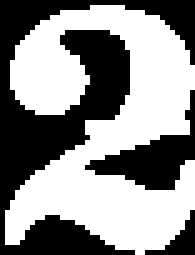
#> input picture Training/training_sets/set1/2_0.bmp, 39 x 51 px (shown 5 times larger)
$ python main.py Training/training_sets/set1 out
#> lines starting #> are read from the running program, lines starting #| are printed output that depends on the picture; after the words box and inside, x2 and y2 are one past the last pixel; in counts of white or black regions, pixels touching at a corner belong together
### Utility.py
from commonfunctions import *
from Segment import *
from Features import *

#Functions collections
'''
1- General functions
2- Preproccessing functions
3- Line thickness, space and removal functions
4- Segmentation functions
5- NoteHeads Functions
6- Classif.
7- Calling functions(Req For main)
'''
#****************************************************General Functions*********************************************************

def addToFreqArr(uniqueArrays,frqArr,val1,val2):
    found=False
    index=-1
    y=0
    for (u1,u2) in uniqueArrays:
        if(val1==u1 and val2==u2):
            found=True
            index=y
            break
        y=y+1
    if(found==False):
        arr1=[val1,val2]
        uniqueArrays.append(arr1)
        frqArr.append(1)
    else:
        frqArr[index]=frqArr[index]+1
    return uniqueArrays,frqArr


#*****************************************************************************************************************************#
#****************************************************Preproccessing Functions*************************************************
def getRotationAngle(image):
    edges =canny(image, sigma=1)
    hough_lines = probabilistic_hough_line(edges)
    slopes=[]
    for line in hough_lines:
        p1,p2=line
        if(p2[0]!=p1[0]):
            slopes.append((p2[1] -p1[1])/(p2[0] - p1[0]))

    deg_angles = np.degrees(np.arctan(slopes))

    histo = histogram(deg_angles, nbins=180)

    rotationAngle = histo[1][np.argmax(histo[0])]
    if(int(rotationAngle)==0):
        return 0
    if(int(rotationAngle)<0):
        rotationAngle=rotationAngle+180.0
    return rotationAngle

# [31 lines left out: function crop, not called in this run]


def preproccessing(image):
    angle = getRotationAngle(image)
    rotatedImage = rotate(image, angle,cval=0.7,resize=True)
    imageCopy=np.copy(rotatedImage)
    thresh = threshold_sauvola(imageCopy, window_size=125)
    binary = np.where(imageCopy <= thresh , 1,0)
    if(angle!=0):
        binary = binary_dilation(binary, np.ones((2,8)))
        scanned = False
    else:
        scanned = True
    return binary,scanned,rotatedImage
#*****************************************************************************************************************************#
#****************************************************Line Functions***********************************************************

#take only top 5 lines
rleSize=11
maxNumberOfChanges=5

def calcRLE(image,colNumber):
    numberOfChanges=0
    rle=np.zeros(rleSize)
    rleIndex=0
    #calc RLE of col
    for y in range(1,image.shape[0]-1):
        if(image[y][colNumber]==1):
            if(image[y-1][colNumber]==0):
                numberOfChanges = numberOfChanges + 1
                rleIndex = rleIndex + 1
            rle[rleIndex]= rle[rleIndex]+1
        else:
            if(numberOfChanges==maxNumberOfChanges):
                rle[rleSize-1]=rle[0]
                break

            if(image[y-1][colNumber]==1 and image[y+1][colNumber]==0):
                rleIndex = rleIndex + 1

            rle[rleIndex]= rle[rleIndex]+1

        if(y==image.shape[0]-1):
            rle[rleSize-1]=rle[0]
    return rle

def formAndGetMostRepetedPair(arrs):
    #Get most repeated pair
    uniqueArrays=[]
    frqArr=[]
    lineThickness=0
    lineSpace=0
    for (val1,val2) in arrs:
        addToFreqArr(uniqueArrays,frqArr,val1,val2)

    maxIndex = np.where(frqArr == np.amax(frqArr))[0][0]
    return uniqueArrays,maxIndex

def getLineThicknessSpacing_Col(image,colNumber):

    rle=calcRLE(image,colNumber)

    #Sum each two consecutive numbers
    sumConsecutive=np.zeros(rleSize-1)
    for x in range(0,sumConsecutive.shape[0]-1):
        sumConsecutive[x]=rle[x]+rle[x+1]

    #calc Histogram of sum
    freqArr=collections.Counter(sumConsecutive)

    thicknessPlusSpace=-99999
    maxValue=-9999
    #Find max sum
    for (key, value) in freqArr.items():
        if(value>maxValue):
            thicknessPlusSpace=key
            maxValue=value

    #Make pairs that thier sum is equal to max sum
    arrs=[]
    for x in range(0,rle.shape[0]-1):
        if(rle[x]+rle[x+1]==thicknessPlusSpace):
            arr1=[rle[x],rle[x+1]]
            arrs.append(arr1)

    uniqueArrays,maxIndex = formAndGetMostRepetedPair(arrs)


    # Line Thickness is always < Line space
    if(uniqueArrays[maxIndex][0]>uniqueArrays[maxIndex][1]):
        lineThickness=uniqueArrays[maxIndex][1]
        lineSpace=uniqueArrays[maxIndex][0]
    else:
        lineThickness=uniqueArrays[maxIndex][0]
        lineSpace=uniqueArrays[maxIndex][1]

    return lineThickness,lineSpace

def getLineThicknessSpacing_FullImage(image):
    #Calc Line Thickness and Space
    frqArr=[]
    uniqueArrays=[]
    for x in range(0,image.shape[1]):
        (lineThickness,lineSpace) = getLineThicknessSpacing_Col(image,x)
        if(lineThickness !=0 and lineSpace != 0):
            addToFreqArr(uniqueArrays,frqArr,lineThickness,lineSpace)

    maxIndex = np.where(frqArr == np.amax(frqArr))[0][0]
    lineThickness=uniqueArrays[maxIndex][0].astype(int)
    lineSpace=uniqueArrays[maxIndex][1].astype(int)
    return lineThickness,lineSpace


def groupLines(linesList, lineThickness, lineSpace):
    if(len(linesList)==0): return []
    linesList.sort()
    groups = list()
    tmp = list()
    tmp.append(linesList[0])
    i = 1
    while(i < len(linesList)):
        while(i < len(linesList) and linesList[i] - linesList[i-1] <= 1.5*(lineThickness+lineSpace)):
            tmp.append(linesList[i])
            i = i + 1
        groups.append(tmp)
        if(i >= len(linesList)): break
        tmp = list()
        tmp.append(linesList[i])
        i = i + 1
    return groups

def formLineGroups(image, lineThickness, lineSpace):
    tested_angles = np.linspace( -np.pi , np.pi , 360)
    h, theta, d = hough_line(image)

    #list of lines to be used when classifying
    linesList = list()

    origin = np.array((0, image.shape[1]))

    for _, angle, dist in zip(*hough_line_peaks(h, theta, d,min_distance=lineSpace)):
        y0, y1 = (dist - origin * np.cos(angle)) / np.sin(angle)
        if(abs(y0.astype(int)-y1.astype(int))<=50):
            linesList.append(((y0+y1)//2).astype(int))

    groups = groupLines(linesList, lineThickness, lineSpace)
    return groups
def checkAndFixLineGroups(lineGroups):
    uniqueArrays=[]
    frqArr=[]
    for i in range(len(lineGroups)):
        addToFreqArrOneVal(uniqueArrays,frqArr,len(lineGroups[i]))


    maxIndex = np.where(frqArr == np.amax(frqArr))[0]

    numberOfGroups=uniqueArrays[maxIndex[0]]
    groupArr=[]
    for i in range (0,len(lineGroups)):
        if(len(lineGroups[i]) != numberOfGroups):
            if(i==0 or i==1):
                for z in range(0,len(lineGroups)):
                    if(len(lineGroups[z])==numberOfGroups):
                        groupArr=lineGroups[z]
                        break
            elif(i==2):
                for z in range(1,len(lineGroups)+1):
                    if(len(lineGroups[z%4])==numberOfGroups):
                        groupArr=lineGroups[z%4]
                        break
            elif(i==3):
                for z in range (len(lineGroups)-2,-1,-1):
                    if(len(lineGroups[z]) ==numberOfGroups):
                        groupArr=lineGroups[z]
                        break

            if(len(groupArr)!=0):
                lineGroups[i]=[]
                lineGroups[i]=groupArr
                groupArr=[]

    for i in range (0,len(lineGroups)):
        for j in range (0,len(lineGroups[i])):
            if(len(lineGroups[i][j]) !=5):
                fixGroup(lineGroups,i,j)

def fixGroup(lineGroups,i,j):
    nextArr=[]
    if(i==3):
        for z in range (len(lineGroups)-2,-1,-1):
            if(len(lineGroups[z][j]) ==5):
                if(len(nextArr)==0): #first group
                    nextArr=lineGroups[z][j]
                    break
    elif(i==2):
        if(len(lineGroups[3][j]) ==5):
            if(len(nextArr)==0):
                nextArr=lineGroups[3][j]
        else:
            for z in range (1,-1):
                if(len(lineGroups[z][j]) ==5):
                    if(len(nextArr)==0):
                        nextArr=lineGroups[z][j]
                        break
    else:
        for z in range (0,len(lineGroups)):
            if(len(lineGroups[z][j]) ==5):
                if(len(nextArr)==0): #first group
                    nextArr=lineGroups[z][j]

    lineGroups[i][j]=nextArr[:]

def detectAndRemoveHorizontalLines(image,lineThickness, lineSpace):
    tested_angles = np.linspace( -np.pi , np.pi , 360)
    h, theta, d = hough_line(image)

    origin = np.array((0, image.shape[1]))

    for _, angle, dist in zip(*hough_line_peaks(h, theta, d,min_distance=lineSpace)):
        y0, y1 = (dist - origin * np.cos(angle)) / np.sin(angle)
        if(abs(y0.astype(int)-y1.astype(int))<=50):
            for x in range(0,image.shape[1]):
                #remove lines if not part of a symbol
                if(image[y0.astype(int)-(lineThickness+1)][x]!=1 and image[y0.astype(int)+(lineThickness+1)][x]!=1):
                    image[y0.astype(int)-(lineThickness)-0:y0.astype(int)+(lineThickness)+0,x] = 0

    return image
#*****************************************************************************************************************************#
#****************************************************Segmentation Functions***************************************************
circlesMergeThreshold = 5
noteheadsRatioThreshold = 1.8
numberOfVotesToDelete = 2

selement = [[0, 0, 1, 1, 1, 0, 0],
            [0, 1, 0, 0, 0, 1, 0],
            [1, 0, 0, 0, 0, 0, 1],
            [1, 0, 0, 0, 0, 0, 1],
            [1, 0, 0, 0, 0, 0, 1],
            [0, 1, 0, 0, 0, 1, 0],
            [0, 0, 1, 1, 1, 0, 0]]
selement2=[[1,1,1],
           [1,1,1],
           [1,1,1]]

# [285 lines left out: functions FillPolygon, SegmentImage, SaveSegments, SegmentBeaming, MergeHalfCircles, connectCircles and 10 more, not called in this run]

def addToFreqArrOneVal(uniqueArrays,frqArr,val1):
    found=False
    index=-1
    y=0
    for (u1) in uniqueArrays:
        if(val1==u1):
            found=True
            index=y
            break
        y=y+1
    if(found==False):
        uniqueArrays.append(val1)
        frqArr.append(1)
    else:
        frqArr[index]=frqArr[index]+1
    return uniqueArrays,frqArr

# [158 lines left out: functions getNumberOfLinesForSegment, getNumberOfLines_Col, GetBeamLines, GetBeamLinesFlag, NoteHeadValid, GetCoordinates and 3 more, not called in this run]

#*****************************************************************************************************************************#
#****************************************************Classif Functions***************************************************
path_to_dataset = [r'./segments/classify/new/']
outputPathFeatures ='./features.txt'
outputPathLabels= './labels.txt'
target_img_size = (32, 32) # fix image size because classification algorithms THAT WE WILL USE HERE expect that
# [23 lines left out: functions get_OCR_V, get_OCR_H, not called in this run]

def get_ratio(image):
    return image.shape[0]/lineSpace

# [9 lines left out: function extract_segments_ones, not called in this run]

def readFeatures():
    df=pd.read_csv('featuresAndLabels.csv',index_col=0)
    features=df.iloc[:,:-1].values
    labels=df.iloc[:,-1].values
    return features,labels

# [162 lines left out: functions train_KNN, getShape, getQuad, sortAllNotes, checkMetersSequence, not called in this run]

########################################################################################################
#Processess calling
def imagePreproccessing(image_original):
    if(image_original.all()<=1):
        temp=np.copy(image_original*255)
    else:
        temp=np.copy(image_original)
    scanned=True
    ones=np.sum(temp[:,:] >= 200)
    zeros=np.sum(temp[:,:] <= 20)
    if(ones+zeros<image_original.shape[0]*image_original.shape[1]*0.9):
        scanned = False
        #Resize
        r1 = image_original.shape[0] / 1700
        r2 = image_original.shape[1] / 1700
        r=max(r1,r2)
        if(r > 1):
            image = resize(image_original, (image_original.shape[0]//r, image_original.shape[1]//r))

    image = np.copy(image_original)
    image,_,rotatedImage= preproccessing(image)
    #image,newScanned = crop(image,rotatedImage)
    return image,scanned,rotatedImage

def imageLineGroups(image,lineThickness, lineSpace):
    #Get Lines Groups
    imageCopy=np.copy(image)
    firstHalf=imageCopy[:,0:imageCopy.shape[1]//2]
    secondHalf=imageCopy[:,imageCopy.shape[1]//2:image.shape[1]]
    lineGroups1 = formLineGroups(firstHalf[:,0:firstHalf.shape[1]//2],lineThickness, lineSpace)
    lineGroups2 = formLineGroups(firstHalf[:,firstHalf.shape[1]//2:firstHalf.shape[1]],lineThickness, lineSpace)
    lineGroups3 = formLineGroups(secondHalf[:,0:secondHalf.shape[1]//2],lineThickness, lineSpace)
    lineGroups4 = formLineGroups(secondHalf[:,secondHalf.shape[1]//2:secondHalf.shape[1]],lineThickness, lineSpace)
    lineGroups=[lineGroups1,lineGroups2,lineGroups3,lineGroups4]
    checkAndFixLineGroups(lineGroups)
    return lineGroups

def removeStaffLines(image,scanned,lineThickness, lineSpace):
    #Staff line removal
    if(scanned):
        image= detectAndRemoveHorizontalLines(image,lineThickness,lineSpace )
    else:
        if(image.shape[0]<3100):
            rows=9
        elif(image.shape[0]<4800):
            rows=12
        horizontalStructure=np.ones((1,image.shape[1]//30))
        verticalStructure=np.ones((rows,1))
        horizontal = binary_erosion(image, horizontalStructure)
        horizontal = binary_dilation(horizontal, horizontalStructure)
        vertical = binary_erosion(image, verticalStructure)
        vertical = binary_dilation(vertical, verticalStructure)
        vertical = binary_erosion(vertical)
        vertical = binary_erosion(vertical)

        image=vertical
    return image

def getImageSegments(image):
    #structure element used for vertical opening to remove what remained from thick lines
    selement = [[0,1,0],
               [0,1,0],
               [0,0,0]]
    image=binary_erosion(image,selement)
    image = binary_dilation(image, selement)
    img_filled=np.copy(image)

    #find the contours for the image
    contours = find_contours(image, 0.9)

    #fill holes in contours
    img_filled = FillPolygon(img_filled, contours)

    #Find the contours after filling, no hole contours exist
    contours = find_contours(img_filled,0.9)


    imagecollective, segments = SegmentImage(image, img_filled, contours)
    finalSegments = list()
    #The output of the image after segmentation
    #SaveSegments(segments)
    return segments,imagecollective

# [176 lines left out: functions divideSegments, classifySymbols, getDots, getNotesList, writeToOutputFile, not called in this run]

### main.py
from Utility import *
import argparse

#####################################################################################################

def pipline(image_original,imageName='01',outputPath='./output.txt'):
    try:
        image,scanned,rotatedImage = imagePreproccessing(image_original)
    except:
        pass

#####################################################################################################
    try:
        lineThickness, lineSpace=getLineThicknessSpacing_FullImage(image)
    except:
        pass
#####################################################################################################
    try:
        lineGroups=imageLineGroups(image,lineThickness, lineSpace)
    except:
        pass
#####################################################################################################
    #Staff line removal
    try:
        image = removeStaffLines(image,scanned,lineThickness, lineSpace)
    except:
        pass
#####################################################################################################
    #Segmentation
    try:
        segments,imagecollective = getImageSegments(image)
    except:
        pass
#####################################################################################################
    #Segments types division
    try:
        circlesSegments, classSegments, notesAndConnectedSegments, dots = divideSegments(segments,lineThickness, lineSpace)
    except:
        pass
#####################################################################################################
    #Merge half circles
    try:
        newCircles = MergeHalfCircles(circlesSegments)
    except:
        pass
####################################################################################################
    try:
        features,labels=readFeatures()
    except:
        pass

    try:
        classifList, timersList = classifySymbols(features,labels,classSegments)
        dotsList = getDots(dots)
        notesList = getNotesList(notesAndConnectedSegments, newCircles,lineThickness, lineSpace,imagecollective,imageName)
    except:
        pass
    try:
        finalSorted = sortAllNotes(notesList,timersList,classifList,dotsList,lineGroups,image.shape[1])
    except:
        pass

    try:
        writeToOutputFile(finalSorted, lineGroups,lineThickness, lineSpace,outputPath,image)
    except:
        f = open(outputPath, "w")
        f.write("{\n")
        f.write("[ ]\n")
        f.write("}\n")
        pass
#########################################################################################################
if __name__ == "__main__":

    # Initialize parser
    parser = argparse.ArgumentParser()
    parser.add_argument("inputfolder", help = "Input File")
    parser.add_argument("outputfolder", help = "Output File")
    args = parser.parse_args()

    for filename in os.listdir(args.inputfolder):

        imageName = filename.split('.')[0]
        inputPath = os.path.join(args.inputfolder, filename)
        try:
            img =io.imread(inputPath)
#> img is the input picture: shape (51, 39, 3); 55.4% white; 3 black regions, box (x1, y1, x2, y2) and area: (0, 0, 39, 51) 701, (17, 18, 39, 38) 152, (29, 42, 39, 51) 34
            img = rgb2gray(img)

            outputPath = os.path.join(args.outputfolder, imageName+".txt")
            pipline(img,imageName,outputPath)
#> in imagePreproccessing, `ones=np.sum(temp[:,:] >= 200)`: ones = 1102
#> in imagePreproccessing, `zeros=np.sum(temp[:,:] <= 20)`: zeros = 887
#> in getRotationAngle, `edges =canny(image, sigma=1)`:
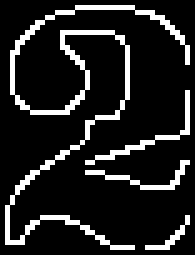
#> edges: shape (51, 39) bool (shown 5 times larger); 13.3% white in thin lines or dots
#> in getRotationAngle, `hough_lines = probabilistic_hough_line(edges)`: hough_lines = []
#> in getRotationAngle, `deg_angles = np.degrees(np.arctan(slopes))`: deg_angles = empty array
#> in getRotationAngle, `rotationAngle = histo[1][np.argmax(histo[0])]`: rotationAngle = 0.00278
#> in preproccessing, `angle = getRotationAngle(image)`: angle = 0
#> in preproccessing, `thresh = threshold_sauvola(imageCopy, window_size=125)`:
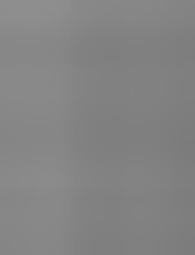
#> thresh: shape (51, 39) float64 (shown 5 times larger); min 0.486, max 0.561, mean 0.517
#> in pipline, `image,scanned,rotatedImage = imagePreproccessing(image_original)`: scanned = True
#> the loop in getLineThicknessSpacing_FullImage, `for x in range(0,image.shape[1]):` made 39 passes
#> (lineThickness, lineSpace) on passes 1 to 8: (0, 0), (0, 0), (0, 0), (0, 0), (0, 0), (0, 0), (0, 0), (0, 0)
#> in formLineGroups, `h, theta, d = hough_line(image)`:
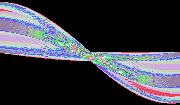
#> h: shape (105, 180) uint64; 49 distinct labels, from 0 to 51; one colour per label, 0 black
#> the loop in formLineGroups, `for _, angle, dist in zip(*hough_line_peaks(h, theta, d,min_distance=l..` made 1 pass
#> (angle, dist) on pass 1: (0, 0)
#> call 2 of formLineGroups, with image = array of shape (51, 10), lineThickness = 4, lineSpace = 9
#> in formLineGroups (call 2), `h, theta, d = hough_line(image)`:
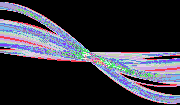
#> h: shape (105, 180) uint64; 30 distinct labels, from 0 to 29; one colour per label, 0 black
#> the loop in formLineGroups (call 2), `for _, angle, dist in zip(*hough_line_peaks(h, theta, d,min_distance=l..` made 4 passes
#> (angle, dist) on passes 1 to 4: (0.122, 10), (0.785, 21), (-0.454, 1), (-0.803, -30)
#> the loop in groupLines (call 2), `while(i < len(linesList)):` made 1 pass
#> call 3 of formLineGroups, with image = array of shape (51, 10), lineThickness = 4, lineSpace = 9
#> in formLineGroups (call 3), `h, theta, d = hough_line(image)`:
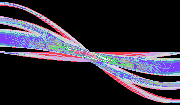
#> h: shape (105, 180) uint64; 28 distinct labels, from 0 to 27; one colour per label, 0 black
#> the loop in formLineGroups (call 3), `for _, angle, dist in zip(*hough_line_peaks(h, theta, d,min_distance=l..` made 4 passes
#> (angle, dist) on passes 1 to 4: (-0.244, 0), (0.105, 6), (0.768, 16), (-0.785, -6)
#> call 4 of formLineGroups, with image = array of shape (51, 10), lineThickness = 4, lineSpace = 9
#> in formLineGroups (call 4), `h, theta, d = hough_line(image)`:
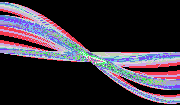
#> h: shape (105, 180) uint64; 29 distinct labels, from 0 to 36; one colour per label, 0 black
#> the loop in formLineGroups (call 4), `for _, angle, dist in zip(*hough_line_peaks(h, theta, d,min_distance=l..` made 2 passes
#> (angle, dist) on passes 1 to 2: (0, 9), (0.785, 25)
#> the loop in checkAndFixLineGroups, `for i in range(len(lineGroups)):` made 4 passes
#> the loop in checkAndFixLineGroups, `for i in range (0,len(lineGroups)):` made 4 passes
#> in detectAndRemoveHorizontalLines, `h, theta, d = hough_line(image)`:
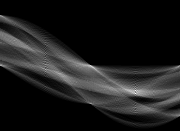
#> h: shape (131, 180) uint64; min 0, max 61, mean 6.8; drawn with min black and max white
#> the loop in detectAndRemoveHorizontalLines, `for _, angle, dist in zip(*hough_line_peaks(h, theta, d,min_distance=l..` made 2 passes
#> (angle, dist) on passes 1 to 2: (0.785, 28), (0, 1)
#> (reads featuresAndLabels.csv from the repository)
        except:
            pass
